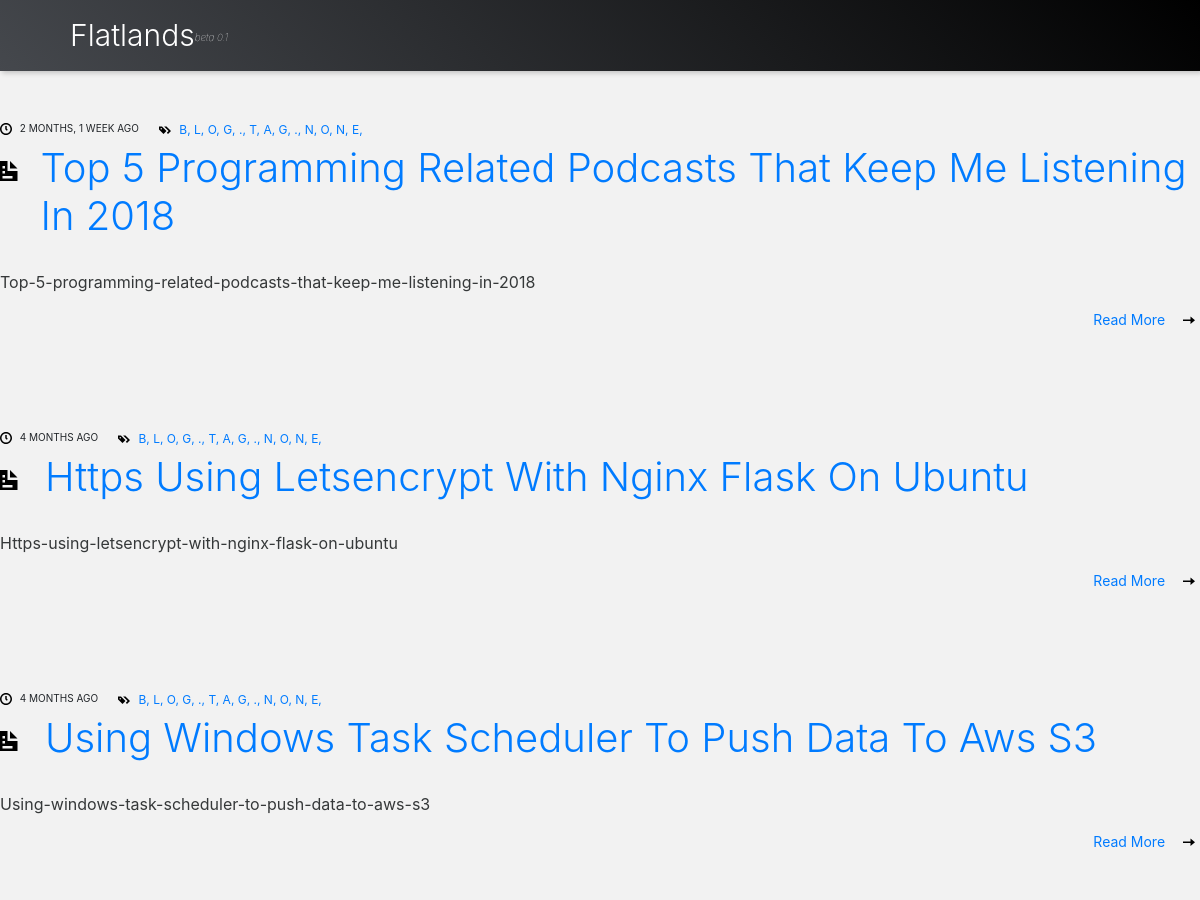
/articles/ (upper part), run on an earlier commit of the app's database.
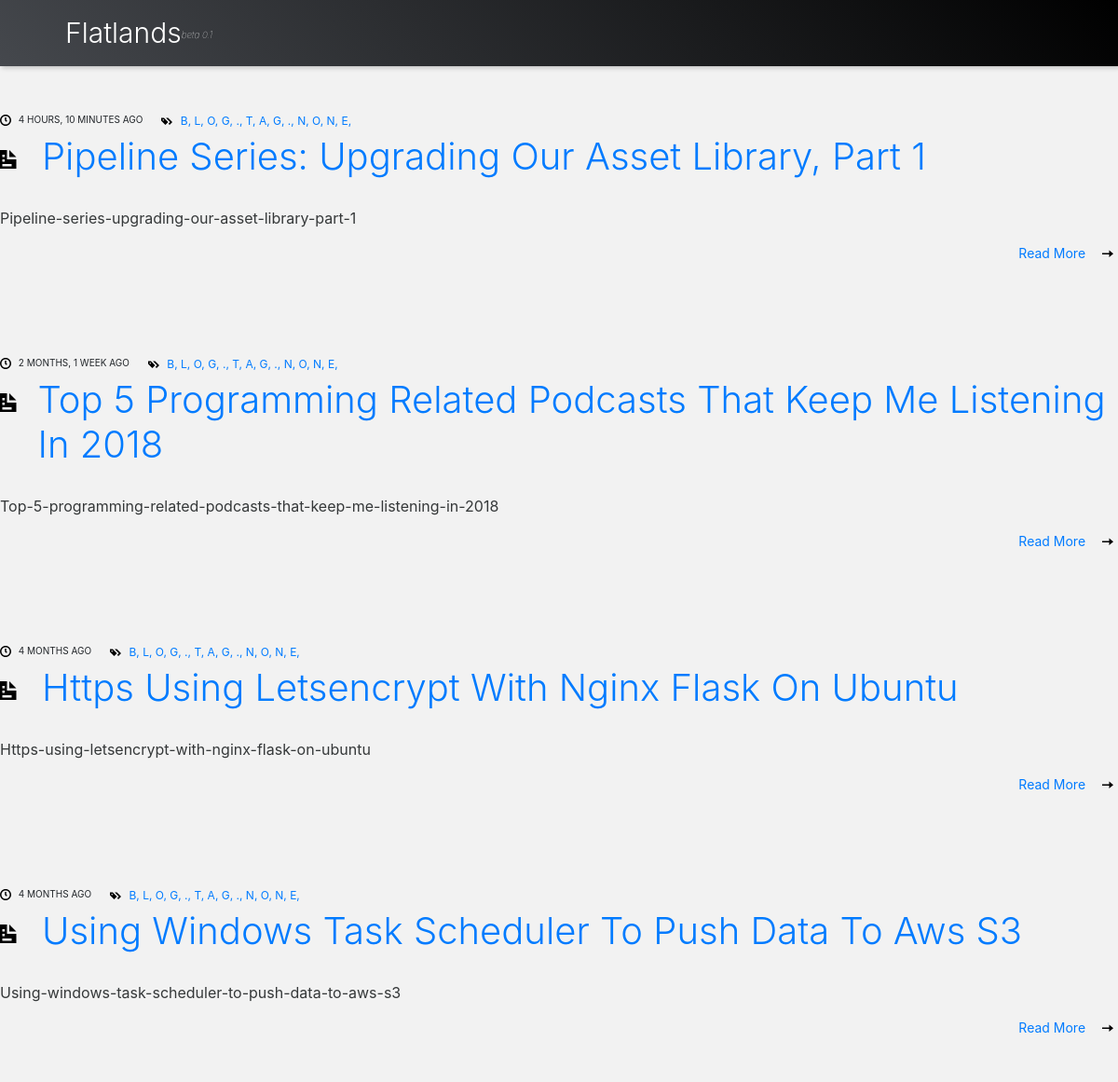
And on a later commit of the database.
### blog/models.py (models this page shows, shortened)
class Post(models.Model):
    _next = models.IntegerField(null=True, blank=True)
    _previous = models.IntegerField(null=True, blank=True)
    name = models.CharField(max_length=200)
    content = models.CharField(max_length=5000)
    pub_date = models.DateTimeField('date published')
    strap = models.CharField(max_length=300)
    tags = models.ManyToManyField(Tag, blank=True)
    project = models.ForeignKey(Project, on_delete=models.CASCADE, related_name='posts', null=True, blank=True)
    cover_img = models.CharField(max_length=200, null=True, blank=True)
    published = models.BooleanField(default=False)
    techspec = models.BooleanField(default=False)
    viewed = models.IntegerField(default=0)
    def tag_test(self):
        return str(self.tags)

### blog/views.py (the view)
# urls.py: path('articles/', views.articles, name='articles'),
def articles(request):
    articles = Post.objects.filter(
        project=None, published=True
        ).order_by('-pub_date')
    context = {
        'articles': articles,
        'searchform': SearchForm()
        }
    return render(request, 'blog/articles.html', context)

### blog/templates/blog/articles.html (shortened to what this page needs)
{% extends "blog/base.html" %} {% load static %} {% block content %}
<p style="height:105px;"></p>
{% for article in articles %} {% if article.project == None %}
<div class="bloglistpost">
    <div class="blogpostheader">
        <div class="bloglistpostdate">
            <img class="iconic-svg" src="{% static 'blog/svg/clock.svg' %}" alt="clock icon"> {{article.pub_date|timesince|upper}} AGO
        </div>
        <div class="bloglistposttags">
            <img class="iconic-svg" src="{% static 'blog/svg/tags.svg' %}" alt="tags icon"> {% for tag in article.tag_test %}
            <a href="">{{tag|upper}}, </a>
            {% endfor %}
        </div>
    </div>
    <div class="bloglistpostname display-4">
        <div>
            <img class="iconic-svg-header" src="{% static 'blog/svg/document.svg' %}" alt="tags icon">&ensp;
        </div>
        <div>
            <a href="/articles/{{ article.id }}/">{{ article.name|title }}</a>
        </div>
    </div>
    <div class="bloglistpostcontent">
        {{ article.content|capfirst|truncatewords:50 }}
    </div>
    <div class="blogpostreadmore">
        <a href="/articles/{{ article.id }}/">Read More</a>&emsp;
        <img class="iconic-svg" src="{% static 'blog/svg/arrow-right.svg' %}" alt="arrow icon">
    </div>
</div>
{% endif %} {% endfor %} {% endblock %}

### blog/templates/blog/base.html (shortened to what this page needs)
{% load static %}
<!DOCTYPE html>
<html lang="en">
<head>
  <link rel="stylesheet" href="https://stackpath.bootstrapcdn.com/bootstrap/4.1.1/css/bootstrap.min.css"
>
  <link rel="stylesheet" type="text/css" href="{% static 'blog/main.css' %}" />
</head>
<body>
<nav class="navbar fixed-top navbar-dark" style="box-shadow: 2px 2px 5px rgba(0,0,0,.2);background: linear-gradient(45deg, rgba(69,72,77,1) 0%,rgba(0,0,0,1) 100%); ">
    <div class="container content-nav">
  <a class="navbar-brand display-4" href="/" style="font-size:30px;">Flatlands<sup style="position: relative;top: -0.5em;font-size:10px;font-style: italic;font-weight:100;letter-spacing: 0px;">beta 0.1</sup></a>
</div>
</nav>
  {% block content %}{% endblock %}
     </body>
</html>

### blog/static/blog/main.css (style rules this page uses)
html { font-size:16px; }
body { background-color: #f2f2f2; }
.content-nav { padding-left:40px; padding-right:40px; }
.blogpostheader { display: flex; flex-direction: row; }
.bloglistpost { display: flex; flex-direction: column; margin: auto auto; padding-bottom: 100px; }
.bloglistpostdate { font-size:10px; padding-right: 20px; }
.bloglistpostname { display:flex; font-size: 40px; padding-top:5px; padding-bottom:30px; color:#353839; }
.bloglistpostcontent { color: #353839; word-spacing: 5px; }
.bloglistposttags { font-size:12px; }
.blogpostreadmore { padding-top: 15px; font-size: 14px; text-align: right; }
.iconic-svg { height:12px; width:12px; margin-right:5px; }
.iconic-svg-header { height:20px; width:20px; margin-right:5px; }

What changed in the data, as far as the page shows it:
added Post: pub_date "4 HOURS, 10 MINUTES", tag_test "B" "L" "O" "G" "." "T" "A" "G" "." "N" "O" "N" "E", name "Pipeline Series: Upgrading Our Asset Library, Part 1", content "Pipeline-series-upgrading-our-asset-library-part-1"
